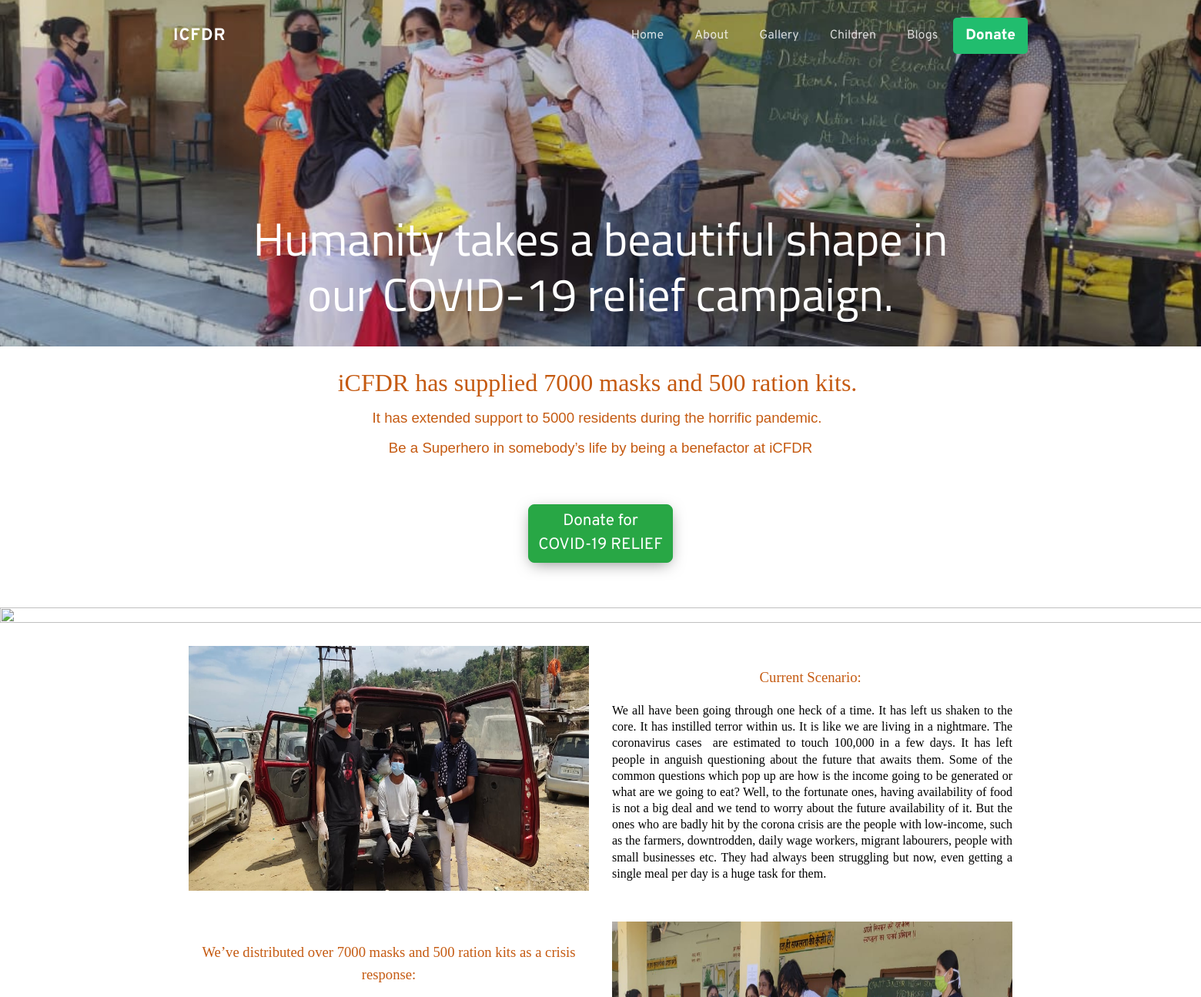
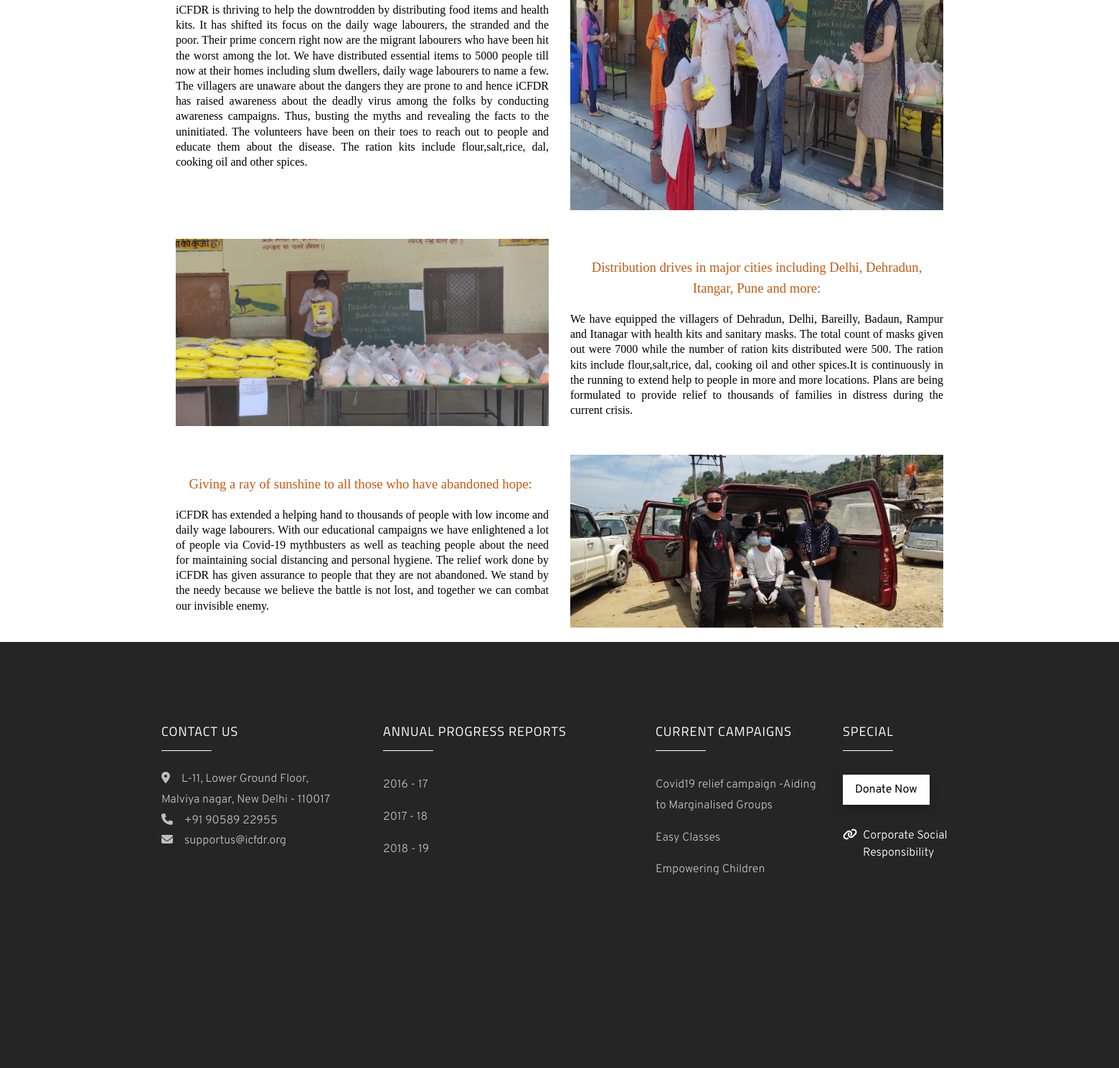
Screenshot of /campaigns/covid19-relief-campaign-aiding-to-marginalised-groups with the database file from the repository (2 pictures, top to bottom).
### website/models.py (models this page shows, shortened)
class Campaign(models.Model):
    compaign_name = models.CharField(max_length=100)
    image = models.ImageField(upload_to='images/campaign/')
    text_on_image = models.CharField(max_length=150)
    description = RichTextField()
    button_text = models.CharField(max_length=30)
    slug = models.SlugField(max_length=100, default='', blank=True, unique=True)
    class Meta:
        verbose_name_plural = 'Campaign'

class CampaignBlog(models.Model):
    image = models.ImageField(upload_to='images/campaign')
    content = RichTextField()
    blog = models.ForeignKey(to=Campaign, on_delete=models.CASCADE)
    class Meta:
        verbose_name_plural = 'CampaignBlog'

### website/views.py (the view)
# urls.py: path('campaigns/<slug:slug>',views.campaign_view,name = 'campaign'),
def campaign_view(request, slug=None):
    campaign = Campaign.objects.filter(slug=slug)
    blog = CampaignBlog.objects.filter(blog=campaign[0])
    if campaign:
        data = {'campaign': campaign[0],
                'blog': blog,
                'campaigns': Campaign.objects.all().order_by('-id')[:5], }
        return render(request, 'campaign.html', data)
    return campaignlist(request)

### website/templates/campaign.html
{% extends 'base.html' %}
{% block content %}
{% load static %}
<header class="masthead"
        style="height: 50vh;min-height: 450px;background-image: url('{{ campaign.image.url }}');background-size: cover;background-position: center;background-repeat: no-repeat;">
    <div class="row no-gutters slider-text align-items-center justify-content-center" data-scrollax-parent="true">
        <div class="col-md-7  text-center ">
            <h1 style="color:white">
                {{ campaign.text_on_image }}
            </h1>
        </div>
    </div>
</header>
<div class="container text-center text-dark">
    <br>
    {{ campaign.description | safe }}
    <a target="_blank" href="https://www.payumoney.com/paybypayumoney/#/DFE2878E860D57AF8E18DFEF38EBE7EC"
       class="btn btn-success  " style="font-size:130%;border-radius: 8px;">Donate for<br>{{ campaign.button_text }}</a>
    <br><br><br>
</div>
<img src="{{blog.image.url}" alt="" height="40%" width="140%">
<div class="container">
    {% for blog in blog %}
    {% if forloop.counter|divisibleby:2 %}
    <div class="card text-white " style="border:none;" data-aos="fade-right">
        <div class="card-body">
            <div class="row">
                <div class="col-lg-6">
                    <br>
                    {{blog.content | safe}}
                </div>
                <div class="col-lg-6">
                    <img src="{{blog.image.url}}" alt="" height="100%" width="100%">
                </div>
            </div>
        </div>
    </div>
    {% else %}
    <div class="card text-white " style="border:none;" data-aos="fade-left">
        <div class="card-body">
            <div class="row">
                <div class="col-lg-6">
                    <img src="{{blog.image.url}}" alt="" height="100%" width="100%">
                </div>
                <div class="col-lg-6">
                    <br>
                    {{blog.content | safe}}
                </div>
            </div>
        </div>
    </div>
    {% endif %}
    {% endfor %}
</div>
{% endblock %}

### website/templates/base.html (shortened to what this page needs)
<!DOCTYPE html>
{% load static %}
<html lang="en">
<head>
    <link rel="stylesheet" href="{% static 'css/open-iconic-bootstrap.min.css' %}">
    <link rel="stylesheet" href="{% static 'css/animate.css' %}">
    <link rel="stylesheet" href="{% static 'css/owl.carousel.min.css' %}">
    <link rel="stylesheet" href="{% static 'css/owl.theme.default.min.css' %}">
    <link rel="stylesheet" href="{% static 'css/magnific-popup.css' %}">
    <link rel="stylesheet" href="{% static 'css/aos.css' %}">
    <link rel="stylesheet" href="{% static 'css/bootstrap-datepicker.css' %}">
    <link rel="stylesheet" href="{% static 'css/jquery.timepicker.css' %}">
    <link rel="stylesheet" href="{% static 'css/style.css' %}">
</head>
<body>
<nav class="navbar navbar-expand-lg navbar-dark ftco_navbar bg-dark ftco-navbar-light" id="ftco-navbar">
    <div class="container">
        <a class="navbar-brand" href="{% url 'home' %}">ICFDR</a>
        <div class="collapse navbar-collapse" id="ftco-nav">
            <ul class="navbar-nav ml-auto">
                <li class="nav-item"><a href="{% url 'home' %}" class="nav-link">Home</a></li>
                <li class="nav-item"><a href="{% url 'about' %}" class="nav-link">About</a></li>
                <li class="nav-item"><a href="{% url 'gallery' %}" class="nav-link">Gallery</a></li>
                <li class="nav-item"><a href="{% url 'home' %}#children" class="nav-link">Children</a></li>
                <li class="nav-item"><a href="{% url 'bloglist' %}" class="nav-link">Blogs</a></li>
                <li class="nav-item"><a href="{% url 'donate' %}" class="donate-btn-nav nav-link">Donate</a></li>
            </ul>
        </div>
    </div>
</nav>
{% block content %}
{% endblock %}
<footer class="ftco-footer ftco-section img">
    <div class="container">
        <div class="row mb-5">
            <div class="col-md-3">
                <div class="ftco-footer-widget mb-4">
                    <h2 class="ftco-heading-2">Contact Us</h2>
                    <p style="text-align:left;">
                        <span class="fas fa-map-marker-alt mr-3"></span>L-11, Lower Ground Floor, Malviya nagar, New
                        Delhi - 110017<br>
                        <a href="tel:+91-90586-22955"><span class="fas fa-phone mr-3"></span>+91 90589 22955<br></a>
                        <a href="mailto:supportus@icfdr.org?Subject=ICFDR%20Easy%20Classes%20-%20Support"><span
                                class="fas fa-envelope mr-3"></span>supportus@icfdr.org</a>
                    </p>
                    <ul class="ftco-footer-social list-unstyled float-md-left float-lft mt-5">
                    </ul>
                </div>
            </div>
            <div class="col-md-4">
                <div class="ftco-footer-widget mb-4 ml-md-4">
                    <h2 class="ftco-heading-2">Annual Progress Reports</h2>
                    <ul class="list-unstyled">
                        <li><a target="_blank" href="{% static 'reports/1617.pdf' %}" class="py-2 d-block">2016 - 17</a>
                        </li>
                        <li><a target="_blank" href="{% static 'reports/1718.pdf' %}" class="py-2 d-block">2017 - 18</a>
                        </li>
                        <li><a target="_blank" href="{% static 'reports/1819.pdf' %}" class="py-2 d-block">2018 - 19</a>
                        </li>
                    </ul>
                </div>
            </div>
            <div class="col-md-3">
                <div class="ftco-footer-widget mb-4 ml-md-4">
                    <h2 class="ftco-heading-2">Current Campaigns</h2>
                    <ul class="list-unstyled">
                        {% for campaign in campaigns %}
                        <li><a href="{% url 'campaign' campaign.slug %}"
                               class="py-2 d-block">{{campaign.compaign_name}}</a></li>
                        {% endfor %}
                    </ul>
                </div>
            </div>
            <div class="col-md-2">
                <div class="ftco-footer-widget mb-4">
                    <h2 class="ftco-heading-2">Special</h2>
                    <div class="block-23 mb-3">
                        <ul>
                            <li><p><a target="_blank"
                                      href="https://www.payumoney.com/paybypayumoney/#/DFE2878E860D57AF8E18DFEF38EBE7EC"
                                      class="btn btn-white px-3 py-2 mt-2">Donate Now</a></p></li>
                            <li><a target="_blank" href="http://icfdr.org/corporate-social-responsibility/"><span
                                    class="fas fa-link mr-2"></span><span
                                    class="text">Corporate Social Responsibility</span></a></li>
                    </div>
                </div>
            </div>
        </div>
        <div class="row">
            <div class="col-md-12 text-center">
            </div>
        </div>
    </div>
</footer>
</body>
</html>

### rows the page displays
Campaign: image (picture), text_on_image "Humanity takes a beautiful shape in our COVID-19 relief campaign.", description "iCFDR has supplied 7000 masks and 500 ration kits. It has extended support to 5000 residents during the horrific pandemic. Be a Superhero in somebody’s life by being a benefactor at iCFDR", button_text "COVID-19 RELIEF", compaign_name "Covid19 relief campaign -Aiding to Marginalised Groups"
CampaignBlog: image (picture), content "Current Scenario: We all have been going through one heck of a time. It has left us shaken to the core. It has instilled terror within us. It is like we are living in a nightmare. The coronavirus cases are estimated to touch 100,000 in a few days. It has left people in anguish questioning about the future that awaits them. Some of the common questions which pop up are how is the income going to be generated or what are we going to eat? Well, to the fortunate ones, having availability of food is not a big deal and we tend to worry about the future availability of it. But the ones who are badly hit by the corona crisis are the people with low-income, such as the farmers, downtrodden, daily…"
CampaignBlog: content "We’ve distributed over 7000 masks and 500 ration kits as a crisis response: iCFDR is thriving to help the downtrodden by distributing food items and health kits. It has shifted its focus on the daily wage labourers, the stranded and the poor. Their prime concern right now are the migrant labourers who have been hit the worst among the lot. We have distributed essential items to 5000 people till now at their homes including slum dwellers, daily wage labourers to name a few. The villagers are unaware about the dangers they are prone to and hence iCFDR has raised awareness about the deadly virus among the folks by conducting awareness campaigns. Thus, busting the myths and revealing the facts…", image (picture)
CampaignBlog: image (picture), content "Distribution drives in major cities including Delhi, Dehradun, Itangar, Pune and more: We have equipped the villagers of Dehradun, Delhi, Bareilly, Badaun, Rampur and Itanagar with health kits and sanitary masks. The total count of masks given out were 7000 while the number of ration kits distributed were 500. The ration kits include flour,salt,rice, dal, cooking oil and other spices.It is continuously in the running to extend help to people in more and more locations. Plans are being formulated to provide relief to thousands of families in distress during the current crisis."
CampaignBlog: content "Giving a ray of sunshine to all those who have abandoned hope: iCFDR has extended a helping hand to thousands of people with low income and daily wage labourers. With our educational campaigns we have enlightened a lot of people via Covid-19 mythbusters as well as teaching people about the need for maintaining social distancing and personal hygiene. The relief work done by iCFDR has given assurance to people that they are not abandoned. We stand by the needy because we believe the battle is not lost, and together we can combat our invisible enemy.", image (picture)
Campaign: compaign_name "Easy Classes"
Campaign: compaign_name "Empowering Children"
